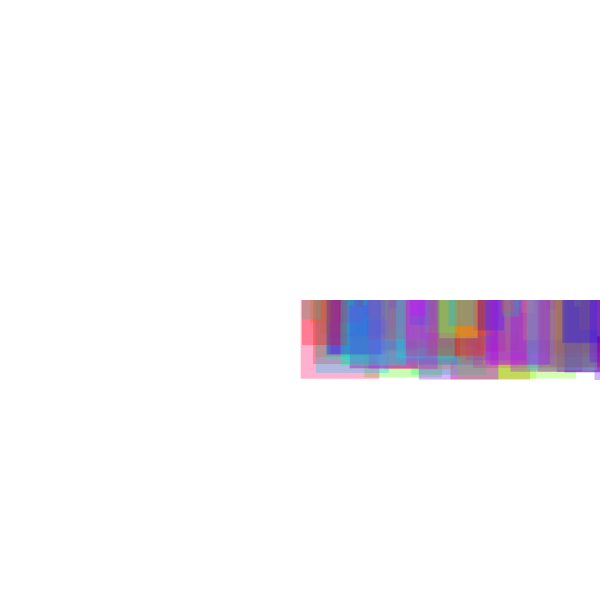
Frame 1 (no input)
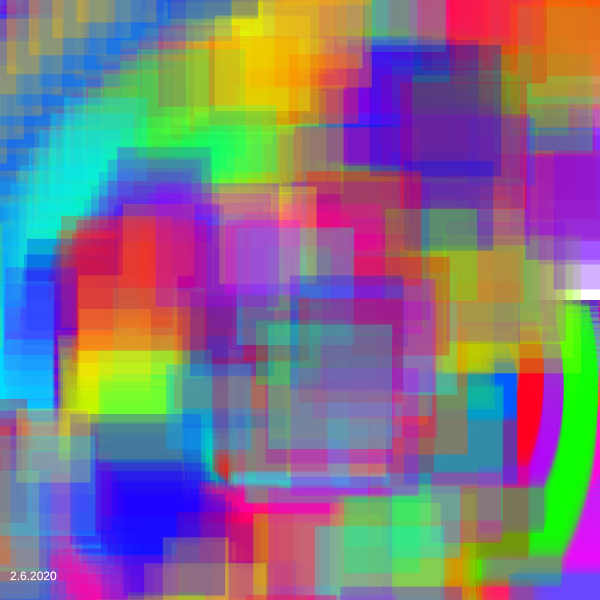
Frame 60 (no input)
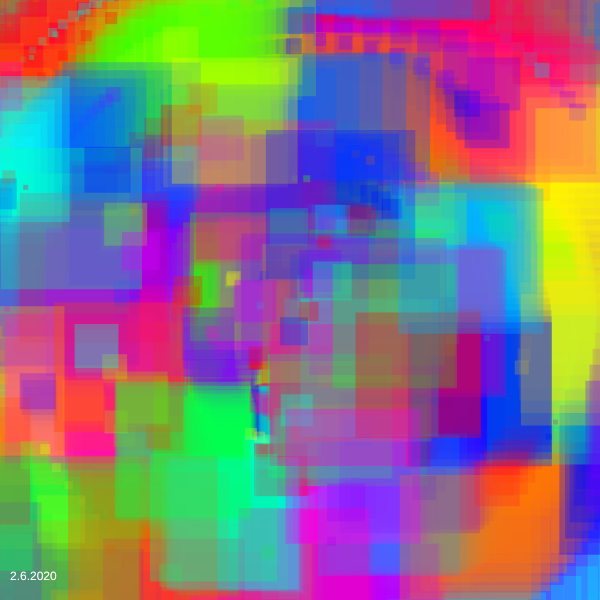
Frame 120 (the mouse pressed at the canvas centre since frame 60)

The p5.js sketch that drew these frames (run headless with seeded random() and noise() and a simulated clock; from frame 60 on, the mouse is pressed at the canvas centre):

// p5.js sketch
// ── sketch.js
//Based off the particle system example on p5.js

let spin;

let spins = [];

function setup() {
  createCanvas(600, 600);
   colorMode(HSB);
  // Initialize all values
  for (let i = 0; i < 200; i++) {
    var dir = -1;
    if(i%2 == 0){
      dir = 1;
    }
    spin = new Spinner(createVector(width/2, height/2), random(0, 450), dir, 0, random(0.01, 0.1), random(0, 360));
    spins.push(spin);
  }

 
}

function draw() {
  // Convert polar to cartesian
  for (let i = 0; i < spins.length; i++) {
    spins[i].run();
  }
  fill(255);
  text("2.6.2020", 10, height - 20);
}

class Spinner{
 constructor(center, radius, direction, theta, vel, hue) {
    this.x = 0;
    this.y = 0; 
    this.center = center;
    this.radius = radius;
    this.direction = direction;
    this.theta = theta;
    this.vel = vel;
    this.hue = hue;
    this.color = color(hue, 200, 200, 0.3);
    this.size = random(5, 80);
  }
  update(){
    this.x= (this.radius * cos(this.theta) + this.center.x);
    this.y = (this.radius * sin(this.theta) + this.center.y);
    this.theta += this.vel;
    // this.size += cos(this.theta)*2;
  }
  display(){
    fill(this.color);
    noStroke();
    rect(this.x, this.y, this.size, this.size);
    this.size += 1;
    if(this.size >= 150) this.size = 5;
  }
  run(){
    this.update();
    this.display();
  }
};
